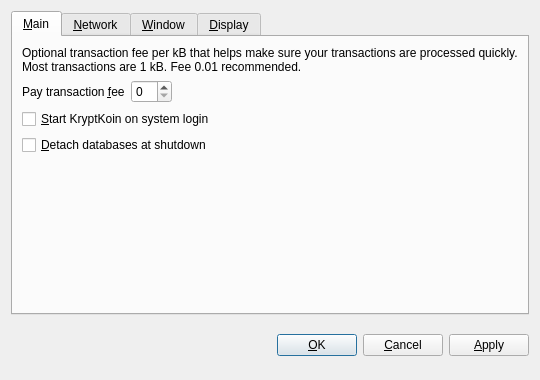
<?xml version="1.0" encoding="UTF-8"?>
<ui version="4.0">
 <class>OptionsDialog</class>
 <widget class="QDialog" name="OptionsDialog">
  <property name="geometry">
   <rect>
    <x>0</x>
    <y>0</y>
    <width>540</width>
    <height>380</height>
   </rect>
  </property>
  <property name="windowTitle">
   <string>Options</string>
  </property>
  <property name="modal">
   <bool>true</bool>
  </property>
  <layout class="QVBoxLayout" name="verticalLayout">
   <item>
    <widget class="QTabWidget" name="tabWidget">
     <property name="tabPosition">
      <enum>QTabWidget::North</enum>
     </property>
     <property name="currentIndex">
      <number>0</number>
     </property>
     <widget class="QWidget" name="tabMain">
      <attribute name="title">
       <string>&amp;Main</string>
      </attribute>
      <layout class="QVBoxLayout" name="verticalLayout_Main">
       <item>
        <widget class="QLabel" name="transactionFeeInfoLabel">
         <property name="text">
          <string>Optional transaction fee per kB that helps make sure your transactions are processed quickly. Most transactions are 1 kB. Fee 0.01 recommended.</string>
         </property>
         <property name="textFormat">
          <enum>Qt::PlainText</enum>
         </property>
         <property name="wordWrap">
          <bool>true</bool>
         </property>
        </widget>
       </item>
       <item>
        <layout class="QHBoxLayout" name="horizontalLayout_Main">
         <item>
          <widget class="QLabel" name="transactionFeeLabel">
           <property name="text">
            <string>Pay transaction &amp;fee</string>
           </property>
           <property name="textFormat">
            <enum>Qt::PlainText</enum>
           </property>
           <property name="buddy">
            <cstring>transactionFee</cstring>
           </property>
          </widget>
         </item>
         <item>
          <widget class="BitcoinAmountField" name="transactionFee"/>
         </item>
         <item>
          <spacer name="horizontalSpacer_Main">
           <property name="orientation">
            <enum>Qt::Horizontal</enum>
           </property>
           <property name="sizeHint" stdset="0">
            <size>
             <width>40</width>
             <height>20</height>
            </size>
           </property>
          </spacer>
         </item>
        </layout>
       </item>
       <item>
        <widget class="QCheckBox" name="bitcoinAtStartup">
         <property name="toolTip">
          <string>Automatically start KryptKoin after logging in to the system.</string>
         </property>
         <property name="text">
          <string>&amp;Start KryptKoin on system login</string>
         </property>
        </widget>
       </item>
       <item>
        <widget class="QCheckBox" name="detachDatabases">
         <property name="toolTip">
          <string>Detach block and address databases at shutdown. This means they can be moved to another data directory, but it slows down shutdown. The wallet is always detached.</string>
         </property>
         <property name="text">
          <string>&amp;Detach databases at shutdown</string>
         </property>
        </widget>
       </item>
       <item>
        <spacer name="verticalSpacer_Main">
         <property name="orientation">
          <enum>Qt::Vertical</enum>
         </property>
         <property name="sizeHint" stdset="0">
          <size>
           <width>20</width>
           <height>40</height>
          </size>
         </property>
        </spacer>
       </item>
      </layout>
     </widget>
     <widget class="QWidget" name="tabNetwork">
      <attribute name="title">
       <string>&amp;Network</string>
      </attribute>
      <layout class="QVBoxLayout" name="verticalLayout_Network">
       <item>
        <widget class="QCheckBox" name="mapPortUpnp">
         <property name="toolTip">
          <string>Automatically open the KryptKoin client port on the router. This only works when your router supports UPnP and it is enabled.</string>
         </property>
         <property name="text">
          <string>Map port using &amp;UPnP</string>
         </property>
        </widget>
       </item>
       <item>
        <widget class="QCheckBox" name="connectSocks">
         <property name="toolTip">
          <string>Connect to the KryptKoin network through a SOCKS proxy (e.g. when connecting through Tor).</string>
         </property>
         <property name="text">
          <string>&amp;Connect through SOCKS proxy:</string>
         </property>
        </widget>
       </item>
       <item>
        <layout class="QHBoxLayout" name="horizontalLayout_Network">
         <item>
          <widget class="QLabel" name="proxyIpLabel">
           <property name="text">
            <string>Proxy &amp;IP:</string>
           </property>
           <property name="textFormat">
            <enum>Qt::PlainText</enum>
           </property>
           <property name="buddy">
            <cstring>proxyIp</cstring>
           </property>
          </widget>
         </item>
         <item>
          <widget class="QValidatedLineEdit" name="proxyIp">
           <property name="maximumSize">
            <size>
             <width>140</width>
             <height>16777215</height>
            </size>
           </property>
           <property name="toolTip">
            <string>IP address of the proxy (e.g. 127.0.0.1)</string>
           </property>
          </widget>
         </item>
         <item>
          <widget class="QLabel" name="proxyPortLabel">
           <property name="text">
            <string>&amp;Port:</string>
           </property>
           <property name="textFormat">
            <enum>Qt::PlainText</enum>
           </property>
           <property name="buddy">
            <cstring>proxyPort</cstring>
           </property>
          </widget>
         </item>
         <item>
          <widget class="QLineEdit" name="proxyPort">
           <property name="maximumSize">
            <size>
             <width>55</width>
             <height>16777215</height>
            </size>
           </property>
           <property name="toolTip">
            <string>Port of the proxy (e.g. 9050)</string>
           </property>
          </widget>
         </item>
         <item>
          <widget class="QLabel" name="socksVersionLabel">
           <property name="text">
            <string>SOCKS &amp;Version:</string>
           </property>
           <property name="textFormat">
            <enum>Qt::PlainText</enum>
           </property>
           <property name="buddy">
            <cstring>socksVersion</cstring>
           </property>
          </widget>
         </item>
         <item>
          <widget class="QValueComboBox" name="socksVersion">
           <property name="toolTip">
            <string>SOCKS version of the proxy (e.g. 5)</string>
           </property>
          </widget>
         </item>
         <item>
          <spacer name="horizontalSpacer_Network">
           <property name="orientation">
            <enum>Qt::Horizontal</enum>
           </property>
           <property name="sizeHint" stdset="0">
            <size>
             <width>40</width>
             <height>20</height>
            </size>
           </property>
          </spacer>
         </item>
        </layout>
       </item>
       <item>
        <spacer name="verticalSpacer_Network">
         <property name="orientation">
          <enum>Qt::Vertical</enum>
         </property>
         <property name="sizeHint" stdset="0">
          <size>
           <width>20</width>
           <height>40</height>
          </size>
         </property>
        </spacer>
       </item>
      </layout>
     </widget>
     <widget class="QWidget" name="tabWindow">
      <attribute name="title">
       <string>&amp;Window</string>
      </attribute>
      <layout class="QVBoxLayout" name="verticalLayout_Window">
       <item>
        <widget class="QCheckBox" name="minimizeToTray">
         <property name="toolTip">
          <string>Show only a tray icon after minimizing the window.</string>
         </property>
         <property name="text">
          <string>&amp;Minimize to the tray instead of the taskbar</string>
         </property>
        </widget>
       </item>
       <item>
        <widget class="QCheckBox" name="minimizeOnClose">
         <property name="toolTip">
          <string>Minimize instead of exit the application when the window is closed. When this option is enabled, the application will be closed only after selecting Quit in the menu.</string>
         </property>
         <property name="text">
          <string>M&amp;inimize on close</string>
         </property>
        </widget>
       </item>
       <item>
        <spacer name="verticalSpacer_Window">
         <property name="orientation">
          <enum>Qt::Vertical</enum>
         </property>
         <property name="sizeHint" stdset="0">
          <size>
           <width>20</width>
           <height>40</height>
          </size>
         </property>
        </spacer>
       </item>
      </layout>
     </widget>
     <widget class="QWidget" name="tabDisplay">
      <attribute name="title">
       <string>&amp;Display</string>
      </attribute>
      <layout class="QVBoxLayout" name="verticalLayout_Display">
       <item>
        <layout class="QHBoxLayout" name="horizontalLayout_1_Display">
         <item>
          <widget class="QLabel" name="langLabel">
           <property name="text">
            <string>User Interface &amp;language:</string>
           </property>
           <property name="textFormat">
            <enum>Qt::PlainText</enum>
           </property>
           <property name="buddy">
            <cstring>lang</cstring>
           </property>
          </widget>
         </item>
         <item>
          <widget class="QValueComboBox" name="lang">
           <property name="toolTip">
            <string>The user interface language can be set here. This setting will take effect after restarting KryptKoin.</string>
           </property>
          </widget>
         </item>
        </layout>
       </item>
       <item>
        <layout class="QHBoxLayout" name="horizontalLayout_2_Display">
         <item>
          <widget class="QLabel" name="unitLabel">
           <property name="text">
            <string>&amp;Unit to show amounts in:</string>
           </property>
           <property name="textFormat">
            <enum>Qt::PlainText</enum>
           </property>
           <property name="buddy">
            <cstring>unit</cstring>
           </property>
          </widget>
         </item>
         <item>
          <widget class="QValueComboBox" name="unit">
           <property name="toolTip">
            <string>Choose the default subdivision unit to show in the interface and when sending coins.</string>
           </property>
          </widget>
         </item>
        </layout>
       </item>
       <item>
        <widget class="QCheckBox" name="displayAddresses">
         <property name="toolTip">
          <string>Whether to show KryptKoin addresses in the transaction list or not.</string>
         </property>
         <property name="text">
          <string>&amp;Display addresses in transaction list</string>
         </property>
        </widget>
       </item>
       <item>
        <widget class="QCheckBox" name="coinControlFeatures">
         <property name="toolTip">
          <string>Whether to show coin control features or not.</string>
         </property>
         <property name="text">
          <string>Display coin &amp;control features (experts only!)</string>
         </property>
        </widget>
       </item>
       <item>
        <spacer name="verticalSpacer_Display">
         <property name="orientation">
          <enum>Qt::Vertical</enum>
         </property>
         <property name="sizeHint" stdset="0">
          <size>
           <width>20</width>
           <height>40</height>
          </size>
         </property>
        </spacer>
       </item>
      </layout>
     </widget>
    </widget>
   </item>
   <item>
    <layout class="QHBoxLayout" name="horizontalLayout_Buttons">
     <item>
      <spacer name="horizontalSpacer_1">
       <property name="orientation">
        <enum>Qt::Horizontal</enum>
       </property>
       <property name="sizeHint" stdset="0">
        <size>
         <width>40</width>
         <height>48</height>
        </size>
       </property>
      </spacer>
     </item>
     <item>
      <widget class="QLabel" name="statusLabel">
       <property name="font">
        <font>
         <weight>75</weight>
         <bold>true</bold>
        </font>
       </property>
       <property name="text">
        <string/>
       </property>
       <property name="textFormat">
        <enum>Qt::PlainText</enum>
       </property>
       <property name="wordWrap">
        <bool>true</bool>
       </property>
      </widget>
     </item>
     <item>
      <spacer name="horizontalSpacer_2">
       <property name="orientation">
        <enum>Qt::Horizontal</enum>
       </property>
       <property name="sizeHint" stdset="0">
        <size>
         <width>40</width>
         <height>48</height>
        </size>
       </property>
      </spacer>
     </item>
     <item>
      <widget class="QPushButton" name="okButton">
       <property name="text">
        <string>&amp;OK</string>
       </property>
      </widget>
     </item>
     <item>
      <widget class="QPushButton" name="cancelButton">
       <property name="text">
        <string>&amp;Cancel</string>
       </property>
       <property name="autoDefault">
        <bool>false</bool>
       </property>
      </widget>
     </item>
     <item>
      <widget class="QPushButton" name="applyButton">
       <property name="text">
        <string>&amp;Apply</string>
       </property>
       <property name="autoDefault">
        <bool>false</bool>
       </property>
      </widget>
     </item>
    </layout>
   </item>
  </layout>
 </widget>
 <customwidgets>
  <customwidget>
   <class>BitcoinAmountField</class>
   <extends>QSpinBox</extends>
   <header>bitcoinamountfield.h</header>
  </customwidget>
  <customwidget>
   <class>QValueComboBox</class>
   <extends>QComboBox</extends>
   <header>qvaluecombobox.h</header>
  </customwidget>
  <customwidget>
   <class>QValidatedLineEdit</class>
   <extends>QLineEdit</extends>
   <header>qvalidatedlineedit.h</header>
  </customwidget>
 </customwidgets>
 <resources/>
 <connections/>
</ui>
